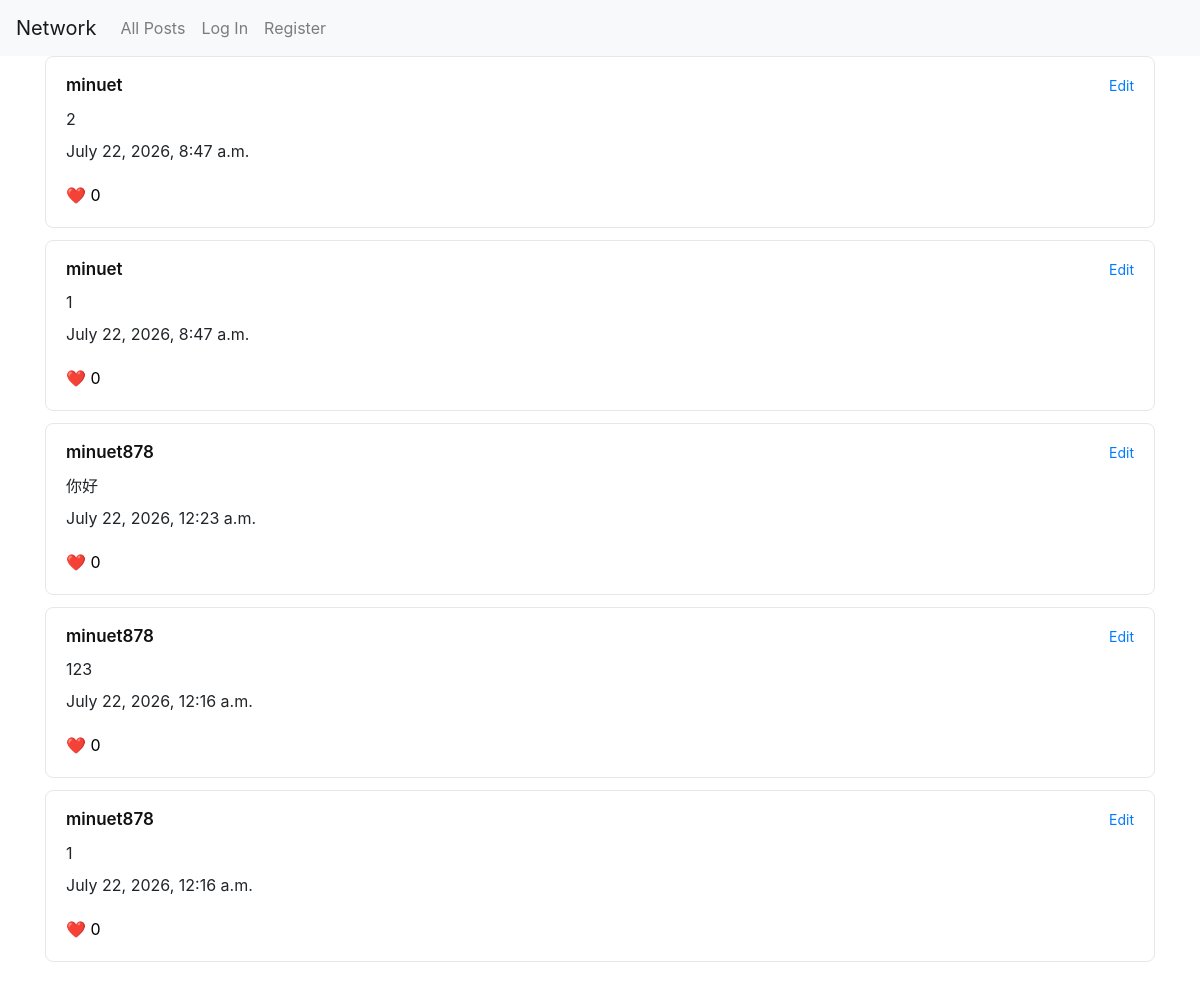
The app's page /, older data.
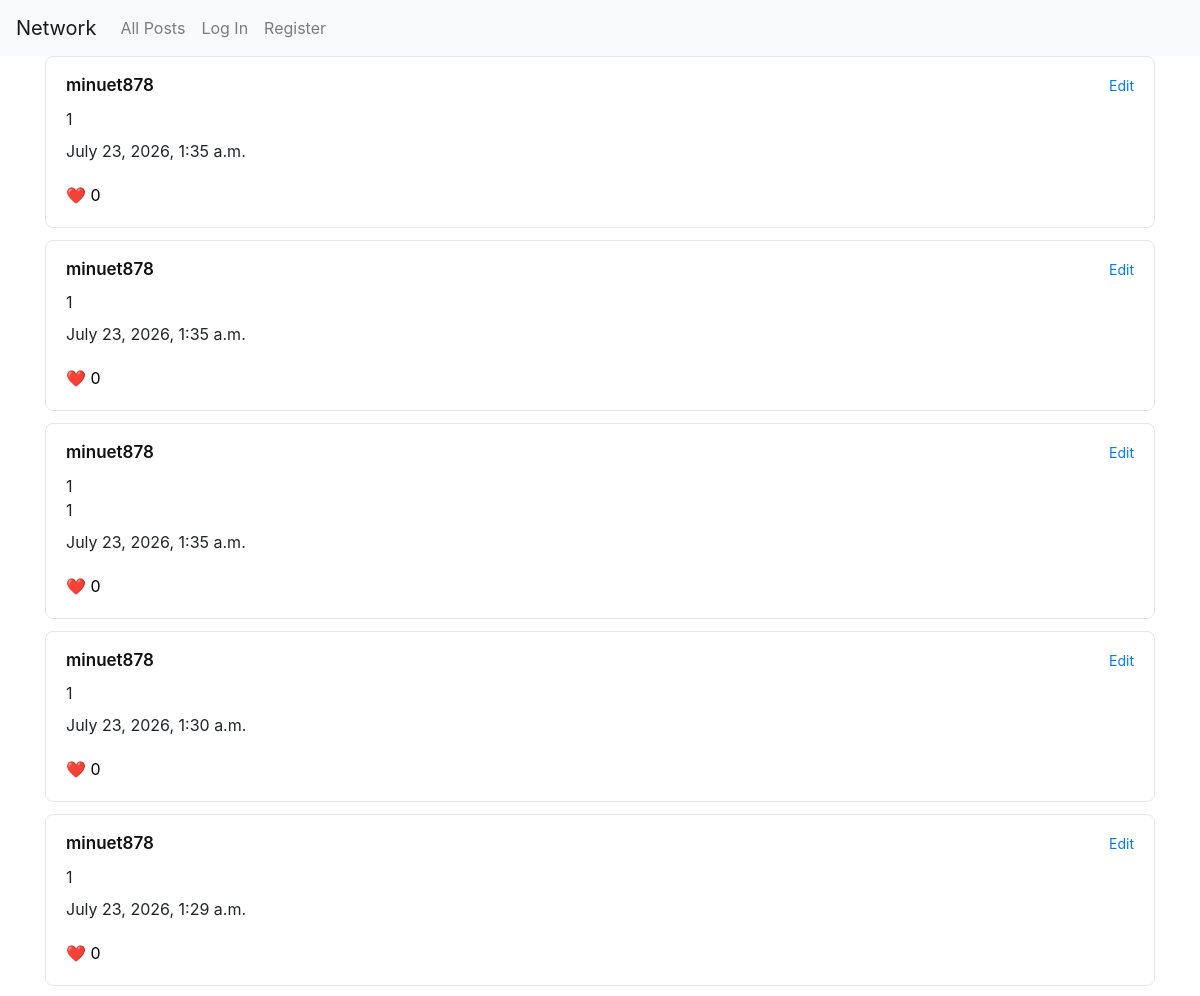
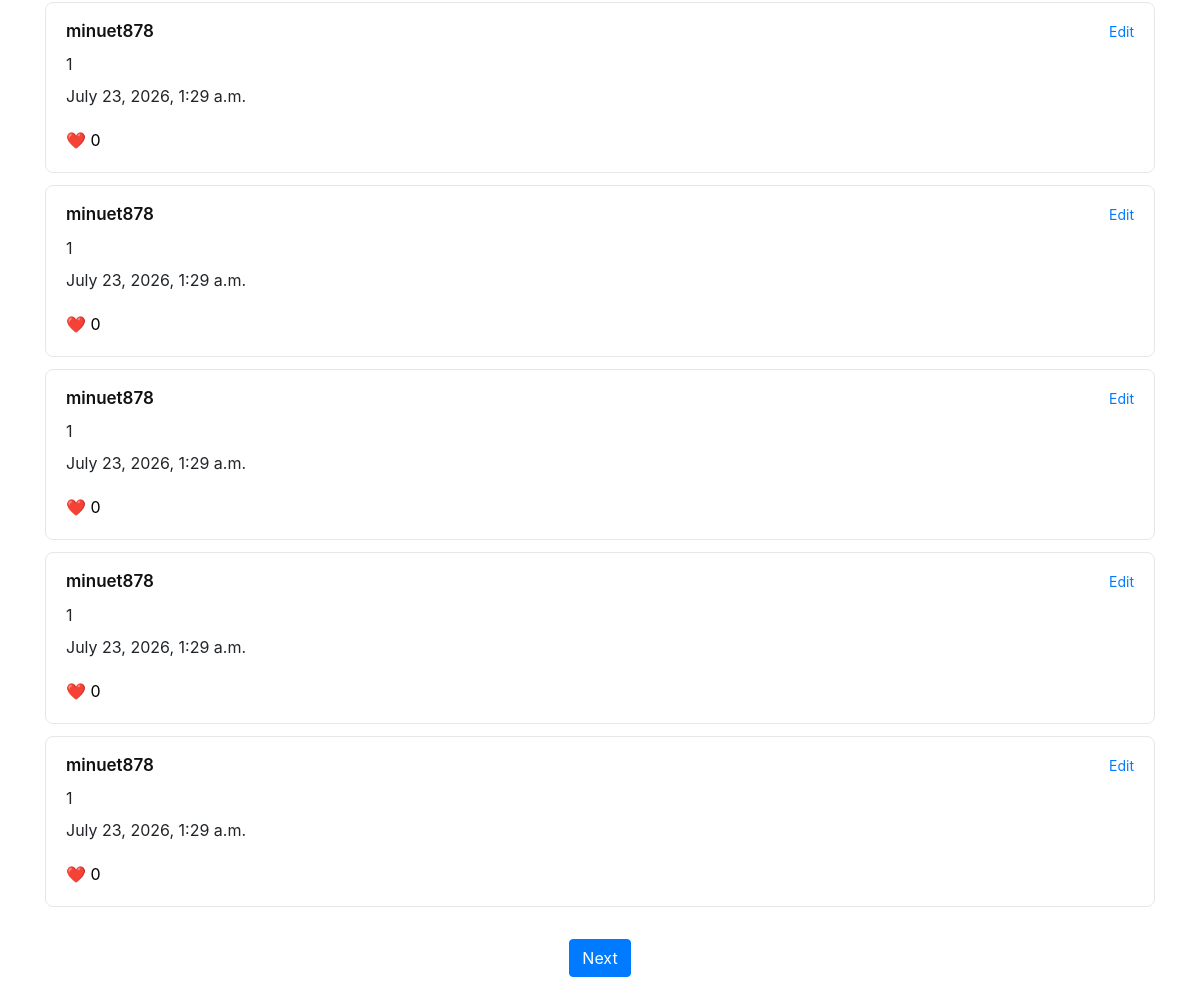
The same page, newer data (2 pictures, top to bottom).
### network/models.py (models this page shows, shortened)
class Post(models.Model):
    poster = models.ForeignKey(User, on_delete=models.CASCADE, related_name="posts")
    content = models.TextField()
    post_time = models.DateTimeField(auto_now_add=True)
    like = models.ManyToManyField("User", blank=True, related_name="like_posts")

class User(AbstractUser):
    follow = models.ManyToManyField("User", blank=True, related_name="followers")

### network/views.py (the view)
# urls.py: path("", views.index, name="index"),
def index(request):
    if request.method == "GET":
        posts = Post.objects.order_by("-post_time")
        paginator = Paginator(posts, 10)
        page_number = request.GET.get('page')
        page_obj = paginator.get_page(page_number)
        return render(request, "network/index.html", {
            "posts": page_obj
        })
    if request.method == "POST":
        content = request.POST.get("content")
        poster = request.user
        Post.objects.create(poster=poster, content=content)
        return HttpResponseRedirect(reverse("index"))

### network/templates/network/index.html (shortened to what this page needs)
{% extends "network/layout.html" %}
{% block body %}
    {% for post in posts %}
        <div class="card-box">
            <div class="post-header">
                <a class="post-author" href="{% url 'profile' post.poster.id %}">{{ post.poster }}</a>
                <a class="edit-link" href="{% url 'edit' %}">Edit</a>
            </div>
            <p class="post-content">{{ post.content }}</p>
            <p class="post-time">{{ post.post_time }}</p>
            <button class="like-btn" data-post-id="{{ post.id }}">
                ❤️ <span id="like-count-{{ post.id }}">{{ post.like.count }}</span>
            </button>
        </div>
    {% endfor %}
    <div style="padding: 20px; text-align: center;">
        {% if posts.has_next %}
            <a class="btn btn-primary" href="?page={{ posts.next_page_number }}">Next</a>
        {% endif %}
    </div>
{% endblock %}

Row changes from the older to the newer data that the page shows:
no longer on this page (row unchanged): Post: poster "minuet", content "2", post_time "July 22, 2026, 8:47 a.m.", like.count "0"
no longer on this page (row unchanged): Post: poster "minuet", content "1", post_time "July 22, 2026, 8:47 a.m.", like.count "0"
no longer on this page (row unchanged): Post: poster "minuet878", content "你好", post_time "July 22, 2026, 12:23 a.m.", like.count "0"
no longer on this page (row unchanged): Post: poster "minuet878", content "123", post_time "July 22, 2026, 12:16 a.m.", like.count "0"
no longer on this page (row unchanged): Post: poster "minuet878", content "1", post_time "July 22, 2026, 12:16 a.m.", like.count "0"
added Post: poster "minuet878", content "1", post_time "July 23, 2026, 1:35 a.m.", like.count "0"
added Post: poster "minuet878", content "1", post_time "July 23, 2026, 1:35 a.m.", like.count "0"
added Post: poster "minuet878", content "1 1", post_time "July 23, 2026, 1:35 a.m.", like.count "0"
added Post: poster "minuet878", content "1", post_time "July 23, 2026, 1:30 a.m.", like.count "0"
added Post: poster "minuet878", content "1", post_time "July 23, 2026, 1:29 a.m.", like.count "0"
added Post: poster "minuet878", content "1", post_time "July 23, 2026, 1:29 a.m.", like.count "0"
added Post: poster "minuet878", content "1", post_time "July 23, 2026, 1:29 a.m.", like.count "0"
added Post: poster "minuet878", content "1", post_time "July 23, 2026, 1:29 a.m.", like.count "0"
added Post: poster "minuet878", content "1", post_time "July 23, 2026, 1:29 a.m.", like.count "0"
added Post: poster "minuet878", content "1", post_time "July 23, 2026, 1:29 a.m.", like.count "0"
Text that changed along with them:
text now shown: "Next"
